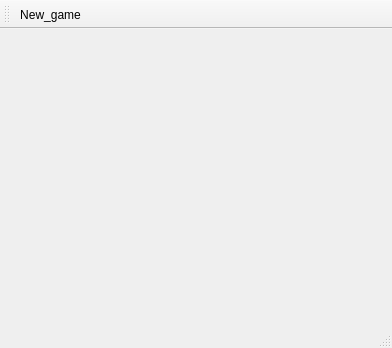
<?xml version="1.0" encoding="UTF-8"?>
<ui version="4.0">
 <class>MainWindow</class>
 <widget class="QMainWindow" name="MainWindow">
  <property name="geometry">
   <rect>
    <x>0</x>
    <y>0</y>
    <width>392</width>
    <height>348</height>
   </rect>
  </property>
  <property name="windowTitle">
   <string>MainWindow</string>
  </property>
  <widget class="QWidget" name="centralWidget">
   <layout class="QVBoxLayout" name="verticalLayout"/>
  </widget>
  <widget class="QMenuBar" name="menuBar">
   <property name="geometry">
    <rect>
     <x>0</x>
     <y>0</y>
     <width>392</width>
     <height>21</height>
    </rect>
   </property>
  </widget>
  <widget class="QToolBar" name="mainToolBar">
   <attribute name="toolBarArea">
    <enum>TopToolBarArea</enum>
   </attribute>
   <attribute name="toolBarBreak">
    <bool>false</bool>
   </attribute>
   <addaction name="actionNew_game"/>
  </widget>
  <widget class="QStatusBar" name="statusBar"/>
  <action name="actionNew_game">
   <property name="icon">
    <iconset resource="new_game.qrc">
     <normaloff>:/assets/new.svg</normaloff>
     <normalon>:/new</normalon>
     <selectedon>:/assets/new.svg</selectedon>:/assets/new.svg</iconset>
   </property>
   <property name="text">
    <string>New_game</string>
   </property>
   <property name="toolTip">
    <string>starts a new one</string>
   </property>
  </action>
 </widget>
 <layoutdefault spacing="6" margin="11"/>
 <resources>
  <include location="new_game.qrc"/>
 </resources>
 <connections/>
</ui>
